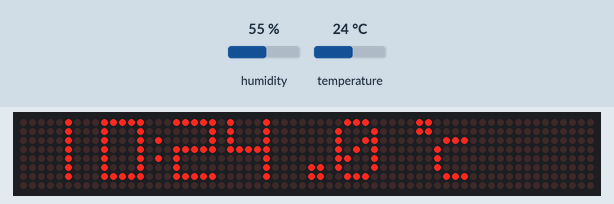
Recording of a sketch running on a simulated Arduino Uno, built with avr-gcc and run on an emulated ATmega328P. Shown: 64×8 LED matrix. The inputs (shaded band) are chosen by the test bench; at power-on: humidity 55 %, temperature 24 °C. The local clock reads 2024-03-15 10:24:30 at power-on unless the sketch sets it.

Above: at 4.95 s.
5.6 s: humidity set to 40 %
At 7.95 s:
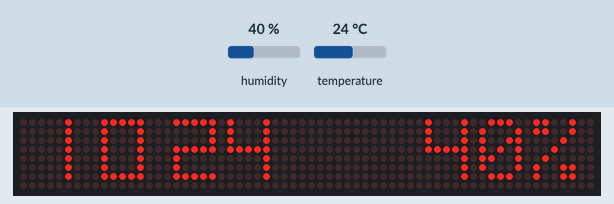
17.7 s: temperature set to 12 °C
At 22.83 s:
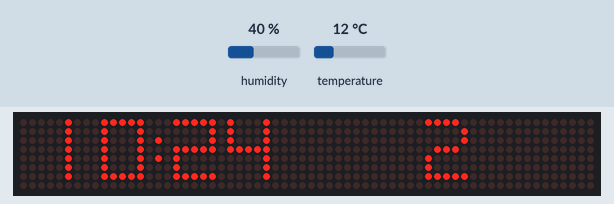
23.7 s: humidity set to 68 %
At 28.95 s:
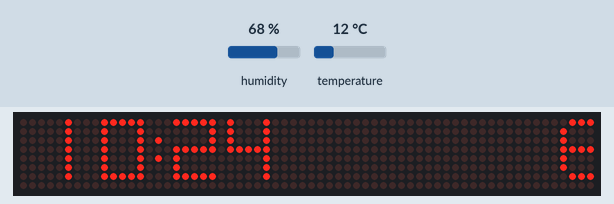

The sketch:

Parola_Zone_definitivo.ino
```cpp
#include <SoftwareSerial.h>


// Header file includes
#include <MD_Parola.h>
#include <MD_MAX72xx.h>
#include <SPI.h>

#include "Font_Data.h"

#define USE_DS1307 1

// Define the number of devices we have in the chain and the hardware interface
// NOTE: These pin numbers will probably not work with your hardware and may
// need to be adapted
#define HARDWARE_TYPE MD_MAX72XX::FC16_HW
#define MAX_DEVICES 8

#define CLK_PIN   13
#define DATA_PIN  11
#define CS_PIN    10


#include <DHT.h>
#define DHTPIN 2 //Conectamos el Sensor al pin digital 2
#define DHTTYPE DHT11
DHT dht(DHTPIN, DHTTYPE);


#if USE_DS1307
#include <MD_DS1307.h>
#include <Wire.h>
#endif

// Hardware SPI connection
MD_Parola P = MD_Parola(HARDWARE_TYPE, CS_PIN, MAX_DEVICES);
// Arbitrary output pins
// MD_Parola P = MD_Parola(HARDWARE_TYPE, DATA_PIN, CLK_PIN, CS_PIN, MAX_DEVICES);

#define SPEED_TIME  75
#define PAUSE_TIME  0

#define MAX_MESG  30


// Turn on debug statements to the serial output
#define DEBUG 0

// Global variables
float temp;
float Humi;
char szTime[9];    // mm:ss\0
char szMesg[MAX_MESG+1] = "";

uint8_t degC[] = { 6, 3, 3, 56, 68, 68, 68 }; // Deg C
uint8_t degF[] = { 6, 3, 3, 124, 20, 20, 4 }; // Deg F

char *mon2str(uint8_t mon, char *psz, uint8_t len)
// Get a label from PROGMEM into a char array
{
  static const char str[][4] PROGMEM =
  {
    "Ene", "Feb", "Mar", "Abr", "May", "Jun",
    "Jul", "Ago", "Sep", "Oct", "Nov", "Dic"
  };

  *psz = '\0';
  mon--;
  if (mon < 12)
  {
    strncpy_P(psz, str[mon], len);
    psz[len] = '\0';
  }

  return(psz);
}

char *dow2str(uint8_t code, char *psz, uint8_t len)
{
  static const char str[][10] PROGMEM =
  {
    "Lunes", "Martes",
    "Miercoles", "Jueves", "Viernes", "Sabado", "Domingo",

  };

  *psz = '\0';
  code--;
  if (code < 7)
  {
    strncpy_P(psz, str[code], len);
    psz[len] = '\0';
  }

  return(psz);
}

void getTime(char *psz, bool f = true)
// Code for reading clock time
{
#if	USE_DS1307
  RTC.readTime();
  sprintf(psz, "%02d%c%02d", RTC.h, (f ? ':' : ' '), RTC.m);
#else
  uint16_t  h, m, s;

  s = millis()/1000;
  m = s/60;
  h = m/60;
  m %= 60;
  s %= 60;
  sprintf(psz, "%02d%c%02d", h, (f ? ':' : ' '), m);
#endif
}

void getDate(char *psz)
// Code for reading clock date
{
#if	USE_DS1307
  char  szBuf[10];

  RTC.readTime();
  sprintf(psz, "%d %s %04d", RTC.dd, mon2str(RTC.mm, szBuf, sizeof(szBuf)-1), RTC.yyyy);
#else
  strcpy(szMesg, "2 Nov 2019");
#endif
}

void setup(void)
{

  P.begin(2);
  P.setInvert(false);

  P.setZone(0, 0, MAX_DEVICES-5);
  P.setZone(1, MAX_DEVICES-4, MAX_DEVICES-1);
  P.setFont(1, numeric7Seg);

  P.displayZoneText(1, szTime, PA_CENTER, SPEED_TIME, PAUSE_TIME, PA_PRINT, PA_NO_EFFECT);
  P.displayZoneText(0, szMesg, PA_CENTER, SPEED_TIME, 0, PA_SCROLL_LEFT, PA_SCROLL_LEFT);

  P.addChar('$', degC);
  P.addChar('&', degF);

#if USE_DS1307
  RTC.control(DS1307_CLOCK_HALT, DS1307_OFF);
  RTC.control(DS1307_12H, DS1307_OFF);
#endif

  getTime(szTime);
}

void loop(void)
{

  static uint32_t lastTime = 0; // millis() memory
  static uint8_t  display = 0;  // current display mode
  static bool flasher = false;  // seconds passing flasher
  temp = dht.readTemperature();
  Humi = dht.readHumidity();
  P.displayAnimate();

  if (P.getZoneStatus(0))
  {
    switch (display)
    {
      case 0: // Temperature deg C
        P.setTextEffect(0, PA_OPENING, PA_SCROLL_UP_LEFT);
        display++;


        {
          dtostrf(temp, 3, 0, szMesg);
          strcat(szMesg, "$");

        }

        break;

      case 1: // Temperature deg F
        P.setTextEffect(0, PA_SCROLL_LEFT, PA_SCROLL_LEFT);
        display++;

        {
          dtostrf(temp, 3, 1, szMesg);
          strcat(szMesg, " $");
        }


        break;

      case 2: // Relative Humidity
        P.setTextEffect(0, PA_SCROLL_LEFT, PA_SCROLL_LEFT);
        display++;

        {
          dtostrf(Humi, 3, 0, szMesg);
          strcat(szMesg, "% RH");
        }

        break;

      case 3: // day of week
        P.setTextEffect(0, PA_SCROLL_LEFT, PA_SCROLL_LEFT);
        display++;
#if	USE_DS1307
        dow2str(RTC.dow, szMesg, MAX_MESG);
#else
        dow2str(4, szMesg, MAX_MESG);
#endif
        break;

      default:  // Calendar
        P.setTextEffect(0, PA_SCROLL_LEFT, PA_SCROLL_LEFT);
        display = 0;
        getDate(szMesg);
        break;
    }

    P.displayReset(0);
  }

  // Finally, adjust the time string if we have to
  if (millis() - lastTime >= 1000)
  {
    lastTime = millis();
    getTime(szTime, flasher);
    flasher = !flasher;

    P.displayReset(1);
  }
}
```

Font_Data.h
```cpp
// Data file for user example user defined fonts
#ifndef FONTDATA_H
#define FONTDATA_H

MD_MAX72XX::fontType_t numeric7Seg[] PROGMEM =
{
	0,		// 0
	0,		// 1
	0,		// 2
	0,		// 3
	0,		// 4
	0,		// 5
	0,		// 6
	0,		// 7
	0,		// 8
	0,		// 9
	0,		// 10
	0,		// 11
	0,		// 12
	0,		// 13
	0,		// 14
	0,		// 15
	0,		// 16
	0,		// 17
	0,		// 18
	0,		// 19
	0,		// 20
	0,		// 21
	0,		// 22
	0,		// 23
	0,		// 24
	0,		// 25
	0,		// 26
	0,		// 27
	0,		// 28
	0,		// 29
	0,		// 30
	0,		// 31
	1, 0,		// 32 - 'Space'
	0,		// 33 - '!'
	0,		// 34 - '"'
	0,		// 35 - '#'
	0,  	// 36 - '$'
	0,		// 37 - '%'
	0,		// 38 - '&'
	0,		// 39 - '''
	0,		// 40 - '('
	0,		// 41 - ')'
	0,		// 42 - '*'
	0,		// 43 - '+'
	0,		// 44 - ','
	0,		// 45 - '-'
	1, 64,		// 46 - '.'
	0,		// 47 - '/'
	5, 127, 65, 65, 65, 127,	// 48 - '0'
	5, 0, 0, 127, 0, 0,			// 49 - '1'
	5, 121, 73, 73, 73, 79,		// 50 - '2'
	5, 73, 73, 73, 73, 127,		// 51 - '3'
	5, 15, 8, 8, 8, 127,		// 52 - '4'
	5, 79, 73, 73, 73, 121,		// 53 - '5'
	5, 127, 73, 73, 73, 121,	// 54 - '6'
	5, 1, 1, 1, 1, 127, 		// 55 - '7'
	5, 127, 73, 73, 73, 127,	// 56 - '8'
	5, 79, 73, 73, 73, 127, 	// 57 - '9'
	1, 20,		// 58 - ':'
	0,		// 59 - ';'
	0,		// 60 - '<'
	0,		// 61 - '='
	0,		// 62 - '>'
	0,		// 63 - '?'
	0,		// 64 - '@'
	5, 127, 9, 9, 9, 127,		// 65 - 'A'
	5, 127, 73, 73, 73, 54,		// 66 - 'B'
	5, 127, 65, 65, 65, 65,		// 67 - 'C'
	5, 127, 65, 65, 65, 62,		// 68 - 'D'
	5, 127, 73, 73, 73, 73,		// 69 - 'E'
	5, 127, 9, 9, 9, 9,			// 70 - 'F'
	0,		// 71 - 'G'
	0,		// 72 - 'H'
	0,		// 73 - 'I'
	0,		// 74 - 'J'
	0,		// 75 - 'K'
	0,		// 76 - 'L'
	0,		// 77 - 'M'
	0,		// 78 - 'N'
	0,		// 79 - 'O'
	0,		// 80 - 'P'
	0,		// 81 - 'Q'
	0,		// 82 - 'R'
	0,		// 83 - 'S'
	0,		// 84 - 'T'
	0,		// 85 - 'U'
	0,		// 86 - 'V'
	0,		// 87 - 'W'
	0,		// 88 - 'X'
	0,		// 89 - 'Y'
	0,		// 90 - 'Z'
	0,		// 91 - '['
	0,		// 92 - '\'
	0,		// 93 - ']'
	0,		// 94 - '^'
	0,		// 95 - '_'
	0,		// 96 - '`'
	5, 127, 9, 9, 9, 127,		// 97 - 'a'
	5, 127, 73, 73, 73, 54,		// 98 - 'b'
	5, 127, 65, 65, 65, 65,		// 99 - 'c'
	5, 127, 65, 65, 65, 62,		// 100 - 'd'
	5, 127, 73, 73, 73, 73,		// 101 - 'e'
	5, 127, 9, 9, 9, 9, 		// 102 - 'f'
	0,		// 103 - 'g'
	0,		// 104 - 'h'
	0,		// 105 - 'i'
	0,		// 106 - 'j'
	0,		// 107 - 'k'
	0,		// 108 - 'l'
	0,		// 109 - 'm'
	0,		// 110 - 'n'
	0,		// 111 - 'o'
	0,		// 112 - 'p'
	0,		// 113 - 'q'
	0,		// 114 - 'r'
	0,		// 115 - 's'
	0,		// 116 - 't'
	0,		// 117 - 'u'
	0,		// 118 - 'v'
	0,		// 119 - 'w'
	0,		// 120 - 'x'
	0,		// 121 - 'y'
	0,		// 122 - 'z'
	0,		// 123 - '{'
	1, 127,		// 124 - '|'
	0,		// 125
	0,		// 126
	0,		// 127
	0,		// 128
	0,		// 129
	0,		// 130
	0,		// 131
	0,		// 132
	0,		// 133
	0,		// 134
	0,		// 135
	0,		// 136
	0,		// 137
	0,		// 138
	0,		// 139
	0,		// 140
	0,		// 141
	0,		// 142
	0,		// 143
	0,		// 144
	0,		// 145
	0,		// 146
	0,		// 147
	0,		// 148
	0,		// 149
	0,		// 150
	0,		// 151
	0,		// 152
	0,		// 153
	0,		// 154
	0,		// 155
	0,		// 156
	0,		// 157
	0,		// 158
	0,		// 159
	0,		// 160
	0,		// 161
	0,		// 162
	0,		// 163
	0,		// 164
	0,		// 165
	0,		// 166
	0,		// 167
	0,		// 168
	0,		// 169
	0,		// 170
	0,		// 171
	0,		// 172
	0,		// 173
	0,		// 174
	0,		// 175
	0,		// 176
	0,		// 177
	0,		// 178
	0,		// 179
	0,		// 180
	0,		// 181
	0,		// 182
	0,		// 183
	0,		// 184
	0,		// 185
	0,		// 186
	0,		// 187
	0,		// 188
	0,		// 189
	0,		// 190
	0,		// 191
	0,		// 192
	0,		// 193
	0,		// 194
	0,		// 195
	0,		// 196
	0,		// 197
	0,		// 198
	0,		// 199
	0,		// 200
	0,		// 201
	0,		// 202
	0,		// 203
	0,		// 204
	0,		// 205
	0,		// 206
	0,		// 207
	0,		// 208
	0,		// 209
	0,		// 210
	0,		// 211
	0,		// 212
	0,		// 213
	0,		// 214
	0,		// 215
	0,		// 216
	0,		// 217
	0,		// 218
	0,		// 219
	0,		// 220
	0,		// 221
	0,		// 222
	0,		// 223
	0,		// 224
	0,		// 225
	0,		// 226
	0,		// 227
	0,		// 228
	0,		// 229
	0,		// 230
	0,		// 231
	0,		// 232
	0,		// 233
	0,		// 234
	0,		// 235
	0,		// 236
	0,		// 237
	0,		// 238
	0,		// 239
	0,		// 240
	0,		// 241
	0,		// 242
	0,		// 243
	0,		// 244
	0,		// 245
	0,		// 246
	0,		// 247
	0,		// 248
	0,		// 249
	0,		// 250
	0,		// 251
	0,		// 252
	0,		// 253
	0,		// 254
	0,		// 255
};

#endif
```
